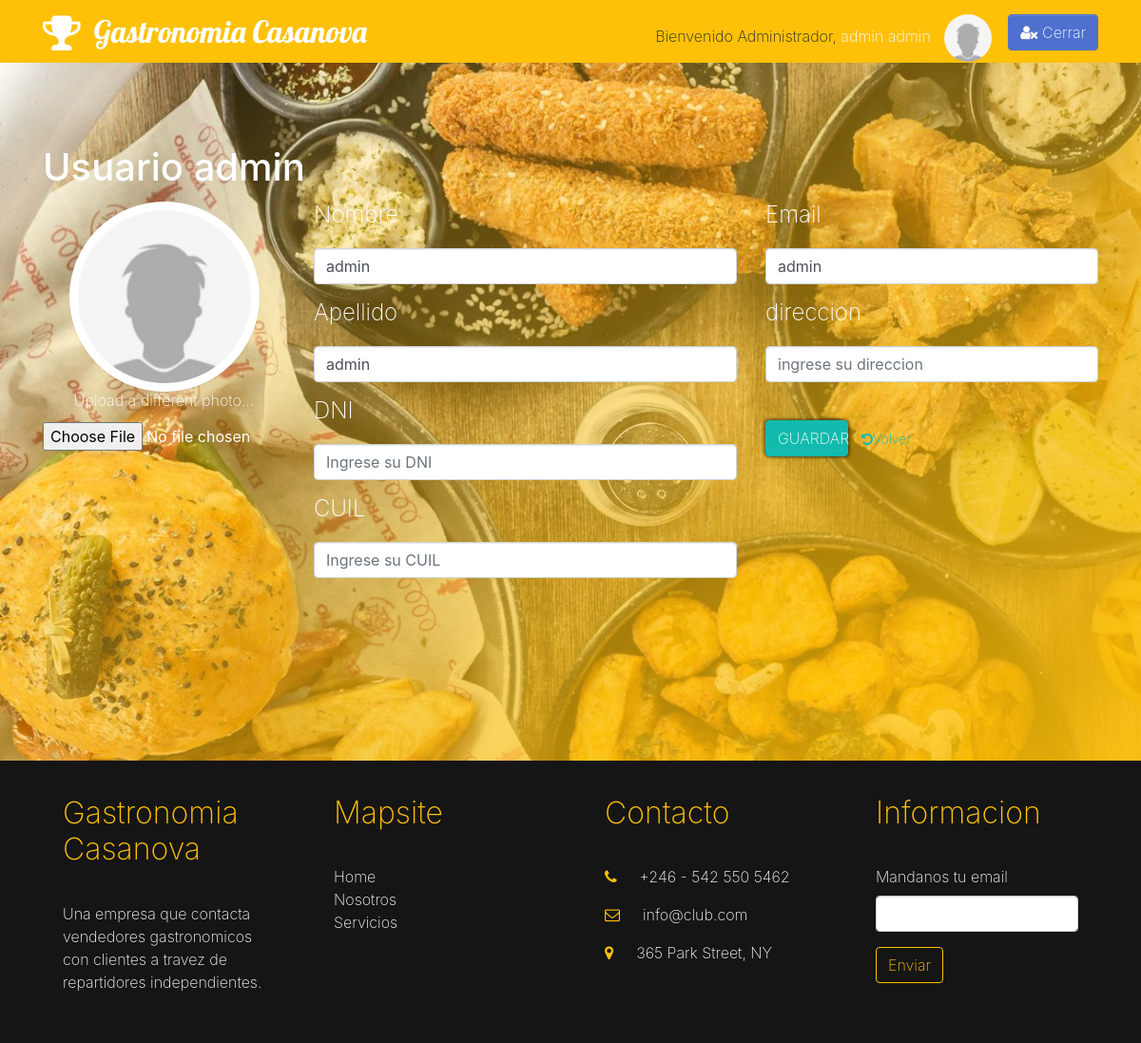
Page /usuario/actualizar_perfil (signed in) on the committed database.
### tables this page shows
CREATE TABLE `usuario` (
  `id_usuario` int(11) NOT NULL,
  `dni` varchar(50) DEFAULT NULL,
  `cuil` varchar(50) DEFAULT NULL,
  `nombre` varchar(100) DEFAULT NULL,
  `apellido` varchar(100) DEFAULT NULL,
  `direccion` varchar(100) DEFAULT NULL,
  `email` varchar(100) NOT NULL,
  `contrasenia` varchar(100) DEFAULT NULL,
  `id_rol` int(11) DEFAULT NULL,
  `id_comercio` int(11) DEFAULT NULL,
  `activo` tinyint(1) DEFAULT NULL
);

### core/view.php (called while the page is built, shortened)
<?php
class View{
    private $path;
    public function __construct(){
        $this->path = Path::getInstance();
    }
    function generate($content_view, $template_view, $data = null){
        include $this->path->getPath("view", $template_view );
    }
}

### application/controller/controller_usuario.php (called while the page is built, shortened)
<?php
class Controller_Usuario extends Controller{
    function actualizar_perfil(){
        $data = $this->model->getUsuarioById(@$_SESSION['user']['id_usuario']);
        $this->view->generate('perfil_actualizar_view.php', 'template_view.php', $data);
    }
}
?>

### index.php (called while the page is built, shortened)
<?php
require_once 'core/view.php';
$router = new Router($_SERVER['REQUEST_URI']);
$router->start();

### application/dao/daoUsuario.php (called while the page is built, shortened)
<?php
	class daoUsuario{
	public function getRolByidUsuario($id_usuario){
		$conexion = new Conexion();
		$conn=$conexion->conectar();
		$SQL= "	SELECT r.nombre
				FROM rol r JOIN usuario u ON r.id_rol = u.id_rol
				WHERE id_usuario = '$id_usuario' ";
		$result = mysqli_query($conn, $SQL) ;
		if ($result) {
			$data = mysqli_fetch_array($result);
		}
        return $data['nombre'];
	}
	public function getUsuarioById($id){
		$conexion = new Conexion();
		$conn=$conexion->conectar();
		$SQL= "SELECT *	FROM usuario
			   WHERE id_usuario = '$id' ";
		$result = mysqli_query($conn, $SQL) ;
		if ($result) {
			$data = mysqli_fetch_array($result);
		}
		$data['rol'] = $this->getRolByidUsuario($id);
        return $data;
	}
}
?>

### application/model/model_usuario.php (called while the page is built, shortened)
<?php
include 'application/dao/daoUsuario.php';
class Model_Usuario extends Model{
    public function getUsuarioById($id){
		$daoUsuario = new daoUsuario();
       	$data= $daoUsuario->getUsuarioById($id);
       	return $data;
	}
}

### application/view/perfil_actualizar_view.php (the view, shortened to what this page needs)
<div class="align-items-center d-flex cover section-aquamarine py-5" style="  background-image: url(/application/resources/img/fondo.jpg);  background-position: top left;  background-size: 100%;  background-repeat: repeat;">
  <div class="container">
  <div class="row">
      <div class="col-sm-12"><h1>Usuario <?php echo $data['nombre'];?></h1></div>
  </div>
  <form class="form" action="/usuario/update_user" method="post"  enctype="multipart/form-data" id="registrationForm">
    <div class="row">
      <div class="col-sm-3">
        <div class="text-center">
          <img src="/application/resources/img/usuarios//<?php echo$data['id_usuario'];?>.jpg" class="avat img-circle img-thumbnail" alt="avatar">
          <h6>Upload a different photo...</h6>
          <input type="file" class="text-center center-block file-upload">
        </div>
      </hr><br>
      </div>
      <div class="col-sm-5">
                      <div class="form-group">
                          <div class="">
                              <label for="nombre"><h4>Nombre</h4></label>
                              <input type="text" class="form-control" name="nombre" id="nombre" placeholder="Ingrese su nombre" value="<?php echo $data['nombre'];?>">
                          </div>
                      </div>
                      <div class="form-group">
                          <div class="">
                            <label for="apellido"><h4>Apellido</h4></label>
                              <input type="text" class="form-control" name="apellido" id="apellido" placeholder="Ingrese su apellido" value="<?php echo $data['apellido'];?>">
                          </div>
                      </div>
                      <div class="form-group">
                          <div class="">
                              <label for="dni"><h4>DNI</h4></label>
                              <input type="text" class="form-control" name="dni" id="dni" placeholder="Ingrese su DNI" value="<?php echo $data['dni'];?>">
                          </div>
                      </div>
                      <div class="form-group">
                          <div class="">
                             <label for="cuil"><h4>CUIL</h4></label>
                              <input type="text" class="form-control" name="cuil" id="cuil" placeholder="Ingrese su CUIL" value="<?php echo $data['cuil'];?>">
                          </div>
                      </div>
      </div>
        <div class="col-sm-4">
                      <div class="form-group">
                          <div class="">
                              <label for="email"><h4>Email</h4></label>
                              <input type="email" class="form-control" name="email" id="email" placeholder="tu_email@email.com" value="<?php echo $data['email'];?>">
                          </div>
                      </div>
                      <div class="form-group">
                          <div class="">
                              <label for="direccion"><h4>direccion</h4></label>
                              <input type="text" class="form-control" name="direccion" id="direccion" placeholder="ingrese su direccion" value="<?php echo $data['direccion'];?>">
                          </div>
                      </div>
                      <div class="form-group">
                           <div class="">
                                <br>
                                <button type="submit" class="btn btn-primary w-25" style="box-shadow: 0px 0px 4px  black;"> GUARDAR </button>
                                <a  href="javascript:window.history.go(-1);" type="button" class="btn btn-sm "><i class="fa fa-rotate-left" aria-hidden="true"></i>Volver</i></a>
                            </div>
                      </div>
        </div>
    </div>
  </form>
  </div>
</div>

### application/resources/css/estiloMapa.css (style rules this page uses)
html, body { height: 100%; margin: 0; padding: 0; }

### application/view/perfil_actualizar_view.php (style rules this page uses)
.avat { height: 200px; width: 200px; border-radius: 50%; border: 5px solid white; }

### rows in the picture
usuario: nombre "admin", apellido "admin", email "admin"

### other values in the picture
WEBNAME "Gastronomia Casanova"
$_SESSION['user']['rol'] "Administrador"
$_SESSION['user']['nombre'] "admin"
$_SESSION['user']['apellido'] "admin"
